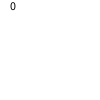
Frame 1 (no input)
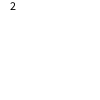
Frame 60 (the mouse pressed at the canvas centre just before this capture)
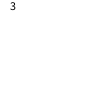
Frame 120 (the mouse held since frame 60 and released just before this capture)

The Processing sketch that drew these frames (run headless with seeded random() and noise(); from frame 60 on, the mouse is pressed at the canvas centre):

// Processing sketch: timer_ex3
// ── timer_ex3.pde
int m;

void setup()
{
  size(100,100);
}

void draw()
{
  background(255);
  fill(0);
  m=millis()/1000;
  
  text(m,10,10);
  
}
